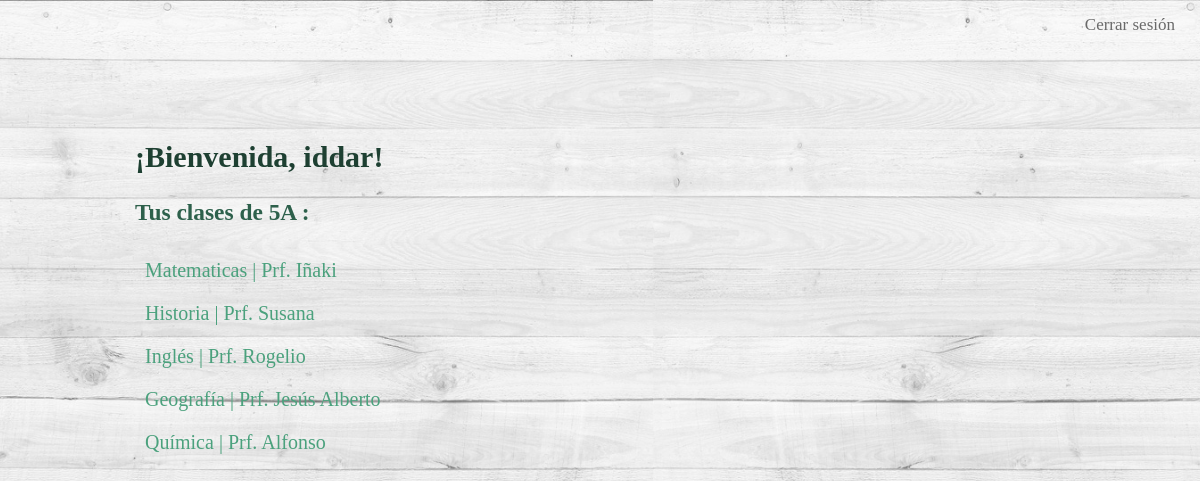
/salon/1/ (signed in), run on the app's committed database.
### user/models.py (models this page shows, shortened)
class User(AbstractBaseUser, PermissionsMixin):
    class Meta:
        verbose_name = 'User'
        verbose_name_plural = 'Users'
    username = models.CharField(max_length=30, unique=True,
                                help_text='Required. 30 characters or fewer. Letters, digits and @/./+/-/_ only.',
                                validators=[validators.RegexValidator(r'^[\w.@+-]+$', (
                                    'Enter a valid username. This value may contain only '
                                    'letters, numbers ' 'and @/./+/-/_ characters.')), ],
                                error_messages={
                                    'unique': "A user with that username already exists.",
                                },
                                )
    full_name = models.CharField('full name', max_length=50, blank=False)
    email = models.EmailField()
    is_professor = models.BooleanField('professor status', default=False)
    classroom = models.ForeignKey(Classroom, blank=True, null=True)
    is_staff = models.BooleanField(
        'staff status',
        default=False,
        help_text='Designates whether the user can log into this admin site.',
    )
    objects = UserManager()
    USERNAME_FIELD = 'username'
    REQUIRED_FIELDS = ['email']

### school/models.py (models this page shows)
class Classroom(models.Model):
    class Meta:
        verbose_name = 'Classroom'
        verbose_name_plural = 'Classrooms'
    school = models.ForeignKey(School)
    name = models.CharField(max_length=30)
    def __str__(self):
        return self.name

class Subject(models.Model):
    class Meta:
        verbose_name = 'Subject'
        verbose_name_plural = 'Subjects'
    classroom = models.ForeignKey(Classroom)
    name = models.CharField(max_length=20)
    professor = models.CharField(max_length=30)
    def __str__(self):
        return self.name

### school/views.py (the view)
# urls.py: url(r'salon/(?P<pk>[0-9])/$', school_views.classroom_view, name='classroom'),
def classroom_view(request, pk):
    user = request.user
    if not user.is_authenticated():
        print('not authenticated')
        return HttpResponseRedirect("/login/")
    else:
        print('authenticated')
        classroom = Classroom.objects.get(pk=pk)
        subjects = {}
        subjectObjects = Subject.objects.filter(classroom=classroom)
        for subject in subjectObjects:
            subjects.setdefault('subject', []).append(subject)
        dictionary = {'classroom': classroom, 'subjects': subjects, 'user': user}
        print(dictionary)
        return render(request, 'index.html', dictionary)

### templates/index.html (shortened to what this page needs)
<!DOCTYPE html>
<html lang="en">
<head>
    {% load static %}
    <link rel="stylesheet" href="{% static 'style.css' %}">
</head>
<body class="inside">
    <div class="containerthree">
        <a href="{% url 'logout' %}" class="close">Cerrar sesión</a>
        <h2 id="welcome">¡Bienvenida, {{ user.full_name }}!</h2>
        <h3>Tus clases de {{ classroom }} :</h3>
        <ul class="classess">
            {% for subject in subjects.subject %}
                <li class="subject"><a href="{% url 'subject' subject.pk %}" class="subjects">{{ subject.name }}   |   Prf. {{ subject.professor }} </a></li>
            {% endfor %}
        </ul>
    </div>
</body>
</html>

### static/style.css (style rules this page uses)
#welcome { color: #1e4032; }
h3 { color: #2d604b; }
.inside { background: url("img/inside.jpg") no-repeat center center fixed; -webkit-background-size: cover; -moz-background-size: cover; background-size: cover; }
.containerthree { font-size: 20px; color: black; font-family: "Arial Rounded MT Bold"; position: absolute; right: 200px; left: 50px; top: 30px; bottom: 100px; padding: 85px; text-align: left; }
.close { color: dimgrey; margin: 15px 25px; text-decoration: none; font-size: 17px; position: fixed; right: 0; top: 0; }
.classess { list-style: none; padding: 10px; }
.subject { padding: 10px; }
.subjects { color: #4ba17d; margin: 0px; text-decoration: none; transition: 1s; }
.classess { list-style: none; margin: 0 auto; padding: 0; width: 90vw; }

### data on the page
User: full_name "iddar"
Classroom: name "5A"
Subject: name "Matematicas", professor "Iñaki"
Subject: name "Historia", professor "Susana"
Subject: name "Inglés", professor "Rogelio"
Subject: name "Geografía", professor "Jesús Alberto"
Subject: name "Química", professor "Alfonso"
